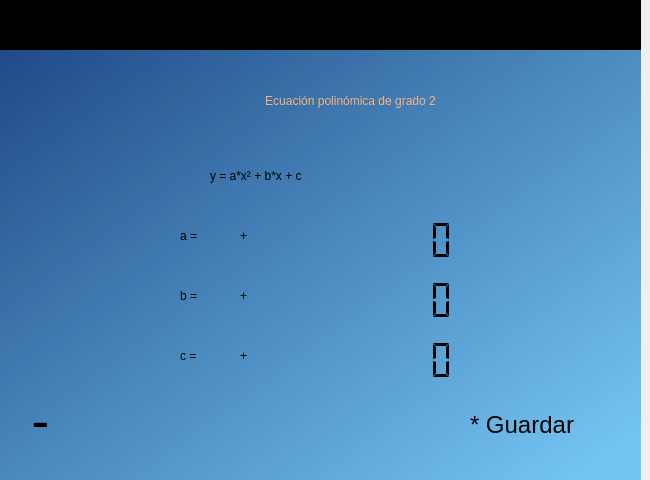
<?xml version="1.0" encoding="UTF-8"?>
<ui version="4.0">
 <class>widget_inicio</class>
 <widget class="QWidget" name="widget_inicio">
  <property name="geometry">
   <rect>
    <x>0</x>
    <y>0</y>
    <width>650</width>
    <height>480</height>
   </rect>
  </property>
  <property name="windowTitle">
   <string>Form</string>
  </property>
  <property name="styleSheet">
   <string notr="true"/>
  </property>
  <widget class="QWidget" name="widget_fecha" native="true">
   <property name="geometry">
    <rect>
     <x>0</x>
     <y>0</y>
     <width>641</width>
     <height>51</height>
    </rect>
   </property>
   <property name="styleSheet">
    <string notr="true">QWidget#widget_fecha{
background-color:rgb(0, 0, 0)}</string>
   </property>
   <widget class="QLabel" name="lbl_hora">
    <property name="geometry">
     <rect>
      <x>20</x>
      <y>10</y>
      <width>151</width>
      <height>21</height>
     </rect>
    </property>
    <property name="styleSheet">
     <string notr="true">font: 57 16pt &quot;Ubuntu&quot;;
color:rgb(238, 238, 236);</string>
    </property>
    <property name="text">
     <string/>
    </property>
   </widget>
   <widget class="QLabel" name="lbl_fecha">
    <property name="geometry">
     <rect>
      <x>460</x>
      <y>10</y>
      <width>161</width>
      <height>21</height>
     </rect>
    </property>
    <property name="styleSheet">
     <string notr="true">font: 57 16pt &quot;Ubuntu&quot;;
color:rgb(238, 238, 236);</string>
    </property>
    <property name="text">
     <string/>
    </property>
   </widget>
  </widget>
  <widget class="QWidget" name="widget_datos" native="true">
   <property name="geometry">
    <rect>
     <x>0</x>
     <y>50</y>
     <width>641</width>
     <height>431</height>
    </rect>
   </property>
   <property name="styleSheet">
    <string notr="true">QWidget#widget_datos{
background-color:qlineargradient(spread:pad, x1:0, y1:0, x2:0.985075, y2:0.903, stop:0 rgba(32, 74, 135, 255), stop:1 rgba(115, 196, 242, 255))
}</string>
   </property>
   <widget class="QLabel" name="label_9">
    <property name="geometry">
     <rect>
      <x>10</x>
      <y>10</y>
      <width>91</width>
      <height>101</height>
     </rect>
    </property>
    <property name="text">
     <string/>
    </property>
    <property name="pixmap">
     <pixmap>../images/logo.png</pixmap>
    </property>
    <property name="scaledContents">
     <bool>true</bool>
    </property>
   </widget>
   <widget class="QLabel" name="lbl_num_est_2">
    <property name="geometry">
     <rect>
      <x>110</x>
      <y>0</y>
      <width>481</width>
      <height>101</height>
     </rect>
    </property>
    <property name="styleSheet">
     <string notr="true">font: 57 italic 30pt &quot;Ubuntu&quot;;
color:rgb(244, 179, 126)</string>
    </property>
    <property name="text">
     <string>Ecuación polinómica de grado 2</string>
    </property>
    <property name="alignment">
     <set>Qt::AlignCenter</set>
    </property>
    <property name="wordWrap">
     <bool>true</bool>
    </property>
   </widget>
   <widget class="QLabel" name="lbl_riego_est1">
    <property name="geometry">
     <rect>
      <x>180</x>
      <y>160</y>
      <width>41</width>
      <height>51</height>
     </rect>
    </property>
    <property name="styleSheet">
     <string notr="true">font: 22pt &quot;Ubuntu&quot;;</string>
    </property>
    <property name="text">
     <string>a =</string>
    </property>
   </widget>
   <widget class="QLCDNumber" name="lcd_number_1">
    <property name="geometry">
     <rect>
      <x>310</x>
      <y>170</y>
      <width>151</width>
      <height>41</height>
     </rect>
    </property>
    <property name="midLineWidth">
     <number>-3</number>
    </property>
    <property name="smallDecimalPoint">
     <bool>true</bool>
    </property>
    <property name="digitCount">
     <number>6</number>
    </property>
    <property name="segmentStyle">
     <enum>QLCDNumber::Flat</enum>
    </property>
    <property name="value" stdset="0">
     <double>0.000000000000000</double>
    </property>
   </widget>
   <widget class="QLabel" name="label">
    <property name="geometry">
     <rect>
      <x>10</x>
      <y>350</y>
      <width>71</width>
      <height>51</height>
     </rect>
    </property>
    <property name="text">
     <string/>
    </property>
    <property name="pixmap">
     <pixmap>../images/flecha_Atras.png</pixmap>
    </property>
    <property name="scaledContents">
     <bool>true</bool>
    </property>
   </widget>
   <widget class="QLabel" name="label_2">
    <property name="geometry">
     <rect>
      <x>20</x>
      <y>350</y>
      <width>41</width>
      <height>41</height>
     </rect>
    </property>
    <property name="font">
     <font>
      <pointsize>40</pointsize>
     </font>
    </property>
    <property name="text">
     <string>-</string>
    </property>
    <property name="alignment">
     <set>Qt::AlignCenter</set>
    </property>
   </widget>
   <widget class="QLabel" name="label_3">
    <property name="geometry">
     <rect>
      <x>450</x>
      <y>350</y>
      <width>151</width>
      <height>51</height>
     </rect>
    </property>
    <property name="text">
     <string/>
    </property>
    <property name="pixmap">
     <pixmap>../images/botton_icon.png</pixmap>
    </property>
    <property name="scaledContents">
     <bool>true</bool>
    </property>
   </widget>
   <widget class="QLabel" name="label_4">
    <property name="geometry">
     <rect>
      <x>470</x>
      <y>359</y>
      <width>111</width>
      <height>31</height>
     </rect>
    </property>
    <property name="font">
     <font>
      <pointsize>18</pointsize>
     </font>
    </property>
    <property name="text">
     <string>* Guardar</string>
    </property>
   </widget>
   <widget class="QLabel" name="lbl_riego_est1_2">
    <property name="geometry">
     <rect>
      <x>180</x>
      <y>220</y>
      <width>41</width>
      <height>51</height>
     </rect>
    </property>
    <property name="styleSheet">
     <string notr="true">font: 22pt &quot;Ubuntu&quot;;</string>
    </property>
    <property name="text">
     <string>b =</string>
    </property>
   </widget>
   <widget class="QLCDNumber" name="lcd_number_2">
    <property name="geometry">
     <rect>
      <x>310</x>
      <y>230</y>
      <width>151</width>
      <height>41</height>
     </rect>
    </property>
    <property name="midLineWidth">
     <number>-3</number>
    </property>
    <property name="smallDecimalPoint">
     <bool>true</bool>
    </property>
    <property name="digitCount">
     <number>6</number>
    </property>
    <property name="segmentStyle">
     <enum>QLCDNumber::Flat</enum>
    </property>
    <property name="value" stdset="0">
     <double>0.000000000000000</double>
    </property>
   </widget>
   <widget class="QLabel" name="lbl_riego_est1_3">
    <property name="geometry">
     <rect>
      <x>210</x>
      <y>100</y>
      <width>251</width>
      <height>51</height>
     </rect>
    </property>
    <property name="styleSheet">
     <string notr="true">font: 22pt &quot;Ubuntu&quot;;</string>
    </property>
    <property name="text">
     <string>y = a*x² + b*x + c</string>
    </property>
   </widget>
   <widget class="QLabel" name="lbl_signo_1">
    <property name="geometry">
     <rect>
      <x>240</x>
      <y>160</y>
      <width>31</width>
      <height>51</height>
     </rect>
    </property>
    <property name="styleSheet">
     <string notr="true">font: 22pt &quot;Ubuntu&quot;;</string>
    </property>
    <property name="text">
     <string>+</string>
    </property>
   </widget>
   <widget class="QLabel" name="lbl_signo_2">
    <property name="geometry">
     <rect>
      <x>240</x>
      <y>220</y>
      <width>31</width>
      <height>51</height>
     </rect>
    </property>
    <property name="styleSheet">
     <string notr="true">font: 22pt &quot;Ubuntu&quot;;</string>
    </property>
    <property name="text">
     <string>+</string>
    </property>
   </widget>
   <widget class="QLCDNumber" name="lcd_number_3">
    <property name="geometry">
     <rect>
      <x>310</x>
      <y>290</y>
      <width>151</width>
      <height>41</height>
     </rect>
    </property>
    <property name="midLineWidth">
     <number>-3</number>
    </property>
    <property name="smallDecimalPoint">
     <bool>true</bool>
    </property>
    <property name="digitCount">
     <number>6</number>
    </property>
    <property name="segmentStyle">
     <enum>QLCDNumber::Flat</enum>
    </property>
    <property name="value" stdset="0">
     <double>0.000000000000000</double>
    </property>
   </widget>
   <widget class="QLabel" name="lbl_signo_3">
    <property name="geometry">
     <rect>
      <x>240</x>
      <y>280</y>
      <width>31</width>
      <height>51</height>
     </rect>
    </property>
    <property name="styleSheet">
     <string notr="true">font: 22pt &quot;Ubuntu&quot;;</string>
    </property>
    <property name="text">
     <string>+</string>
    </property>
   </widget>
   <widget class="QLabel" name="lbl_riego_est1_4">
    <property name="geometry">
     <rect>
      <x>180</x>
      <y>280</y>
      <width>41</width>
      <height>51</height>
     </rect>
    </property>
    <property name="styleSheet">
     <string notr="true">font: 22pt &quot;Ubuntu&quot;;</string>
    </property>
    <property name="text">
     <string>c =</string>
    </property>
   </widget>
  </widget>
 </widget>
 <resources/>
 <connections/>
</ui>
